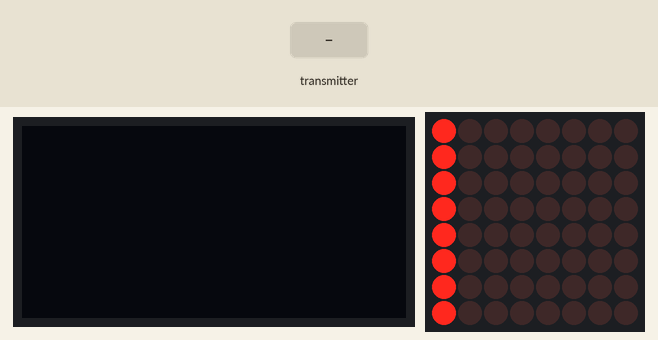
This sketch was run on a simulated ESP32. On the bench: 128×64 one-colour display, 8×8 LED matrix. The inputs (shaded band) are chosen by the test bench. What the sketch prints to the serial monitor is not drawn.

Above: at 1.2 s.
1.3 s: the transmitter starts sending comm = 0
Timing chart, 0 to 4.3 s (numbered marks = the images above; inputs shaded):
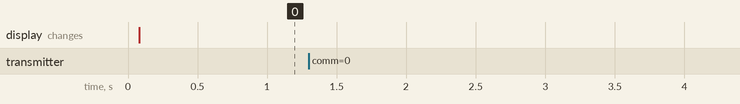

Measured:
- after the input at 1.3 s, every drawn part: stays the same

The sketch:

ESP32-ESPNOW-NODE-10-CENTRAL.ino
```cpp
// (licence header left out)
////

// ARRAY WITH 8 SENSORS READINGS

int octoSensor[8];


////

//  ESPNOW
#include <esp_now.h>
#include <WiFi.h>

#include <Wire.h>

// OLED
#include <Adafruit_GFX.h>
#include <Adafruit_SSD1306.h>

#define SCREEN_WIDTH 128  // OLED display width, in pixels
#define SCREEN_HEIGHT 64  // OLED display height, in pixels

// Declaration for an SSD1306 display connected to I2C (SDA, SCL pins)
Adafruit_SSD1306 display(SCREEN_WIDTH, SCREEN_HEIGHT, &Wire, -1);


// 8X8 LED MATRIX
#include <SPI.h>
#include "LedMatrix.h"

#define NUMBER_OF_DEVICES 1
#define CS_PIN 5
LedMatrix ledMatrix = LedMatrix(NUMBER_OF_DEVICES, CS_PIN);


// ************************************************************
// REPLACE WITH THE MAC Address of your receiver
uint8_t broadcastAddress[] = {0xC4, 0x4F, 0x33, 0x3E, 0xCC, 0x21};
// ************************************************************


// Define variables to store BME280 readings to be sent
int octoCommand;
int octoNode;
int octoValue;

// Define variables to store incoming readings
int incomingCommand;
int incomingNode;
int incomingValue;

// Variable to store if sending data was successful
String success;

//Structure example to send data
//Must match the receiver structure
typedef struct struct_message {
    int comm;
    int node;
    int value;
} struct_message;

// Create a struct_message called BME280Readings to hold sensor readings
struct_message OCTOReadings;        //OctoSensorReadings;

// Create a struct_message to hold incoming sensor readings
struct_message incomingReadings;


// Callback when data is sent
void OnDataSent(const uint8_t *mac_addr, esp_now_send_status_t status) {
  Serial.print("\r\nLast Packet Send Status:\t");
  Serial.println(status == ESP_NOW_SEND_SUCCESS ? "TX OK" : "TX Fail");
  if (status ==0){
    success = "TX OK";
  }
  else{
    success = "TX Fail";
  }
}


//   RRRR    X   X
//   R   R    X X
//   RRRR      X
//   R R      X X
//   R  R    X   X

// Callback when data is received

void OnDataRecv(const uint8_t * mac, const uint8_t *incomingData, int len) {
  memcpy(&incomingReadings, incomingData, sizeof(incomingReadings));
  Serial.print("Bytes received: ");
  Serial.println(len);
  incomingCommand = incomingReadings.comm;   //COMMAND
  incomingNode = incomingReadings.node;      //NODE
  incomingValue  = incomingReadings.value;   //VALUE

//////////////////////////////////////////////////////////////////////////////////////
// REMOTE SENSOR VALUE into its position in Array
   octoSensor[incomingNode-1] = incomingValue;
//////////////////////////////////////////////////////////////////////////////////////


}


// *******************************************************
//
//                  S   E   T   U   P
//
// *******************************************************

void setup() {
  // Init Serial Monitor
  Serial.begin(115200);

  // Init OLED display
  if(!display.begin(SSD1306_SWITCHCAPVCC, 0x3C)) {
    Serial.println(F("SSD1306 allocation failed"));
    for(;;);
  }


// 8X8 LED MATRIX
 ledMatrix.init();
 ledMatrix.setIntensity(4); // range is 0-15

 ledMatrix.clear();
ledMatrix.commit();


// ******************************************************* ESPNOW COMM SETUP

  // Set device as a Wi-Fi Station
  WiFi.mode(WIFI_STA);

  // Init ESP-NOW
  if (esp_now_init() != ESP_OK) {
    Serial.println("Error initializing ESP-NOW");
    return;
  }

  // Once ESPNow is successfully Init, we will register for Send CB to
  // get the status of Trasnmitted packet
  esp_now_register_send_cb(OnDataSent);

  // Register peer
  esp_now_peer_info_t peerInfo;
  memcpy(peerInfo.peer_addr, broadcastAddress, 6);
  peerInfo.channel = 0;
  peerInfo.encrypt = false;

  // Add peer
  if (esp_now_add_peer(&peerInfo) != ESP_OK){
    Serial.println("Failed to add peer");
    return;
  }
  // Register for a callback function that will be called when data is received
  esp_now_register_recv_cb(OnDataRecv);
}


// *******************************************************
//
//                    L  O   O   P
//
// *******************************************************


void loop() {
  getReadings();

  // Set values to send
  OCTOReadings.comm = octoCommand;
  OCTOReadings.node = octoNode;
  OCTOReadings.value = octoValue;

  // Send message via ESP-NOW
  esp_err_t result = esp_now_send(broadcastAddress, (uint8_t *) &OCTOReadings, sizeof(OCTOReadings));

  if (result == ESP_OK) {
    Serial.println("Sent with success");
  }
  else {
    Serial.println("Error sending the data");
  }
  updateDisplay();
  delay(50);

  update8x8();


}


void getReadings(){

  octoCommand = 10;
  octoNode = 10;
  octoValue = millis()/100;

}

void updateDisplay(){

  /*
  // Display Readings on OLED Display
  display.clearDisplay();
  display.setTextSize(1);
  display.setTextColor(WHITE);
  display.setCursor(0, 0);
  display.println("INCOMING READINGS");
  display.setCursor(0, 15);
  display.print("Command: ");
  display.print(incomingCommand);
  display.setCursor(0, 25);
  display.print("Node: ");
  display.print(incomingNode);
  display.setCursor(0, 35);
  display.print("Value: ");
  display.print(incomingValue);
  display.setCursor(0, 56);
  display.print(success);
  display.display();
  */

  // Display Readings in Serial Monitor
  Serial.println("INCOMING READINGS");
  Serial.print("Command: ");
  Serial.print(incomingReadings.comm);
  Serial.print(" Node: ");
  Serial.print(incomingReadings.node);
  Serial.print(" Value: ");
  Serial.print(incomingReadings.value);
  Serial.println();
}


void update8x8() {

ledMatrix.clear();


for (int j=0; j<8; j++) {
  int nodeBar = map(octoSensor[j], 0, 250, 0, 7);
    for (int i=0; i<=nodeBar; i++) {
          ledMatrix.setPixel(i, j);
    }
}

ledMatrix.commit();


}
```
